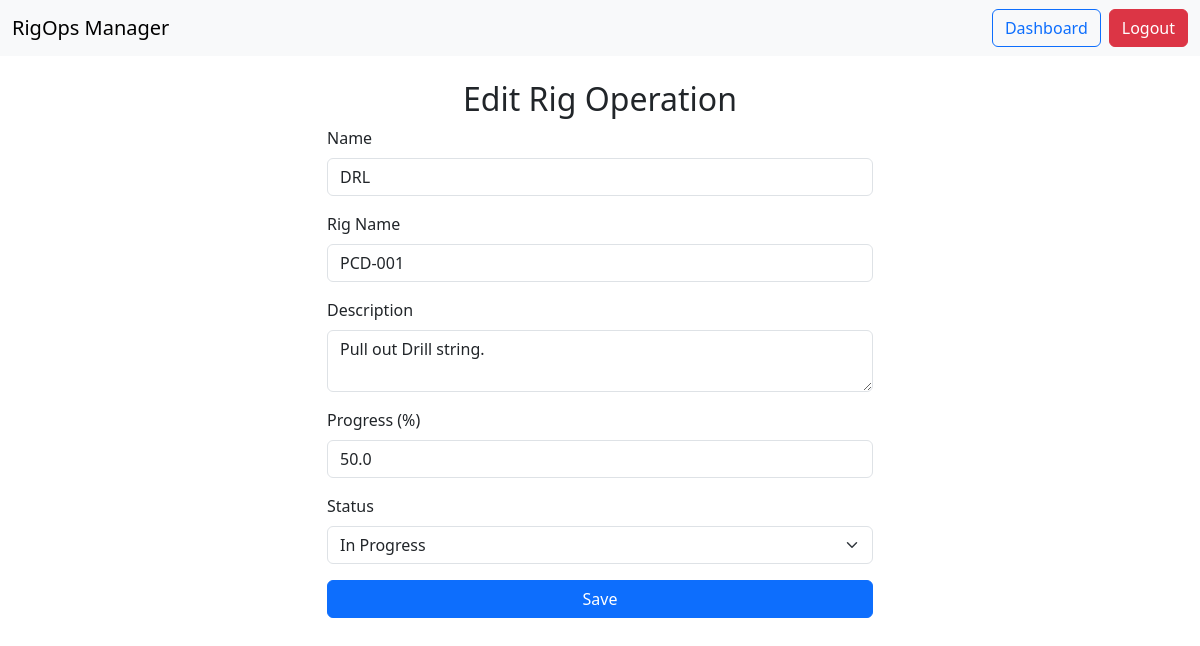
The app's page /edit-operation/2 (signed in) with its own data.
### models.py (models this page shows)
class RigOperation(db.Model):
    __tablename__ = 'rig_operation'
    id = db.Column(db.Integer, primary_key=True)
    name = db.Column(db.String(100), nullable=False)
    description = db.Column(db.Text, nullable=True)
    rig_name = db.Column(db.String(100), nullable=False, default="Unnamed Rig")
    progress = db.Column(db.Float, nullable=False, default=0.0)
    status = db.Column(db.String(20), nullable=False, default="-")
    user_id = db.Column(db.Integer, db.ForeignKey('user.id'), nullable=False)

### routes.py (the view, shortened to what this page needs)
@app.route('/edit-operation/<int:id>', methods=['GET', 'POST'])
def edit_operation(id):
    user = get_current_user()
    if not user:
        flash('You need to log in first.', 'warning')
        return redirect(url_for('login'))
    operation = RigOperation.query.get_or_404(id)
    if operation.user_id != user.id:
        flash('You are not authorized to edit this operation.', 'danger')
        return redirect(url_for('dashboard'))
    return render_template('edit_operation.html', operation=operation)

### routes.py (called while the page is built)
def get_current_user():
    user_id = session.get('user_id')
    if not user_id:
        return None
    return User.query.get(user_id)

### templates/edit_operation.html (shortened to what this page needs)
{% extends "base.html" %}
{% block content %}
<h2 class="text-center">Edit Rig Operation</h2>
<div class="row justify-content-center">
    <div class="col-md-6">
        <form method="POST">
            <div class="mb-3">
                <label for="name" class="form-label">Name</label>
                <input type="text" class="form-control" id="name" name="name" value="{{ operation.name }}" required>
            </div>
            <div class="mb-3">
                <label for="rig_name" class="form-label">Rig Name</label>
                <input type="text" class="form-control" id="rig_name" name="rig_name" value="{{ operation.rig_name }}" required>
            </div>
            <div class="mb-3">
                <label for="description" class="form-label">Description</label>
                <textarea class="form-control" id="description" name="description">{{ operation.description }}</textarea>
            </div>
            <div class="mb-3">
                <label for="progress" class="form-label">Progress (%)</label>
                <input type="number" step="0.01" class="form-control" id="progress" name="progress" value="{{ operation.progress }}" required>
            </div>
            <div class="mb-3">
                <label for="status" class="form-label">Status</label>
                <select class="form-select" id="status" name="status">
                    <option value="In Progress" {% if operation.status == 'In Progress' %}selected{% endif %}>In Progress</option>
                </select>
            </div>
            <button type="submit" class="btn btn-primary w-100">Save</button>
        </form>
    </div>
</div>
{% endblock %}

### records on screen
RigOperation: name "DRL", rig_name "PCD-001", description "Pull out Drill string.", progress "50.0", status "In Progress"
